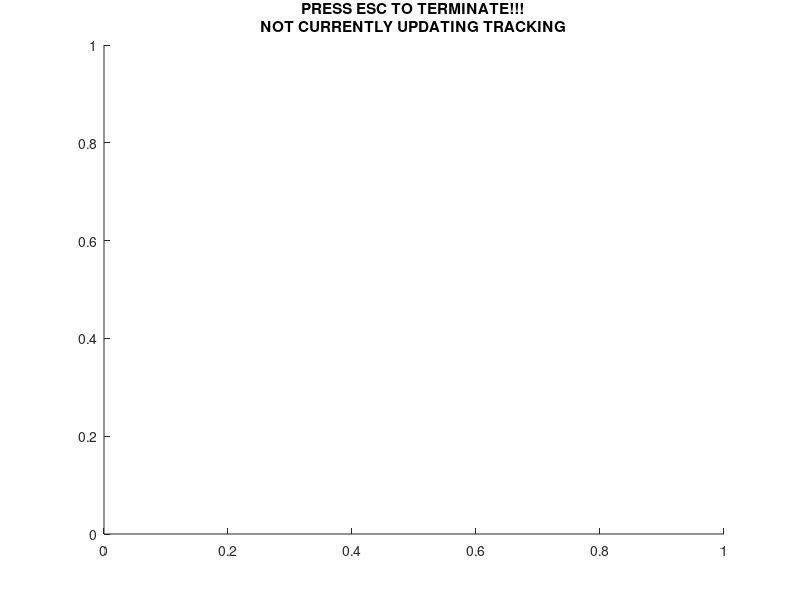

Reproduce this figure in MATLAB.
function [h] = initRealTimePlot
% initializes position and axes of realtime plot for tank cam
% also sets size and position on screen
% inputs:
% none
% outputs:
% h: figure handle

% note - was designed for faster runtime, but 'new' version of realtime
% plot fcn requires setting axes each time anyway due to hold on/off
% still save time by not setting position each step

% BR 11/10/2010 
% changelog:
%{
- author, date: change
- BR 3/3/2011 changed title to reflect init without update
    removed xRes,yRes input as well as axis setup (handled by actual plot
    updates if they are happening)
-
-
%}

h=888;
figure(h);

% NOTE - title shown only when not actually updated (reminder about ESC)
title({'PRESS ESC TO TERMINATE!!!';'NOT CURRENTLY UPDATING TRACKING'})

set(888,'Position',[150 420 400 450]);